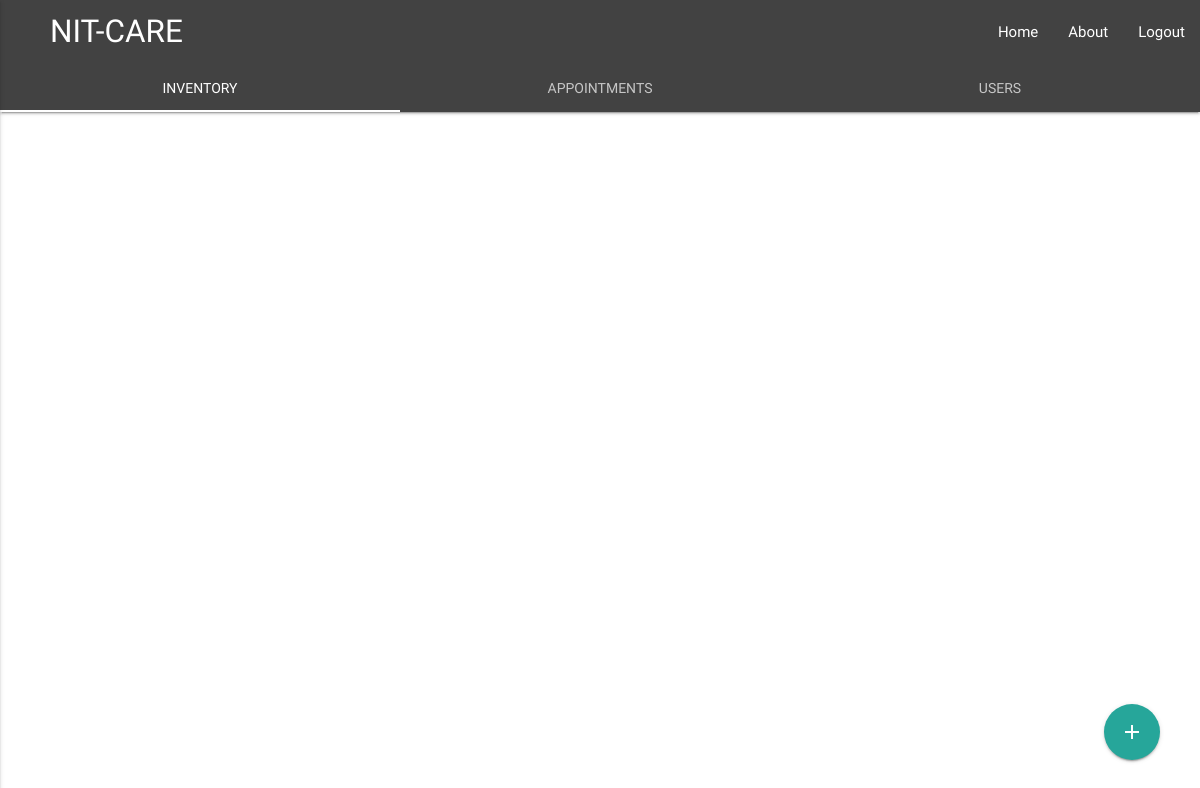
The app's page /appointment/show/, older data.
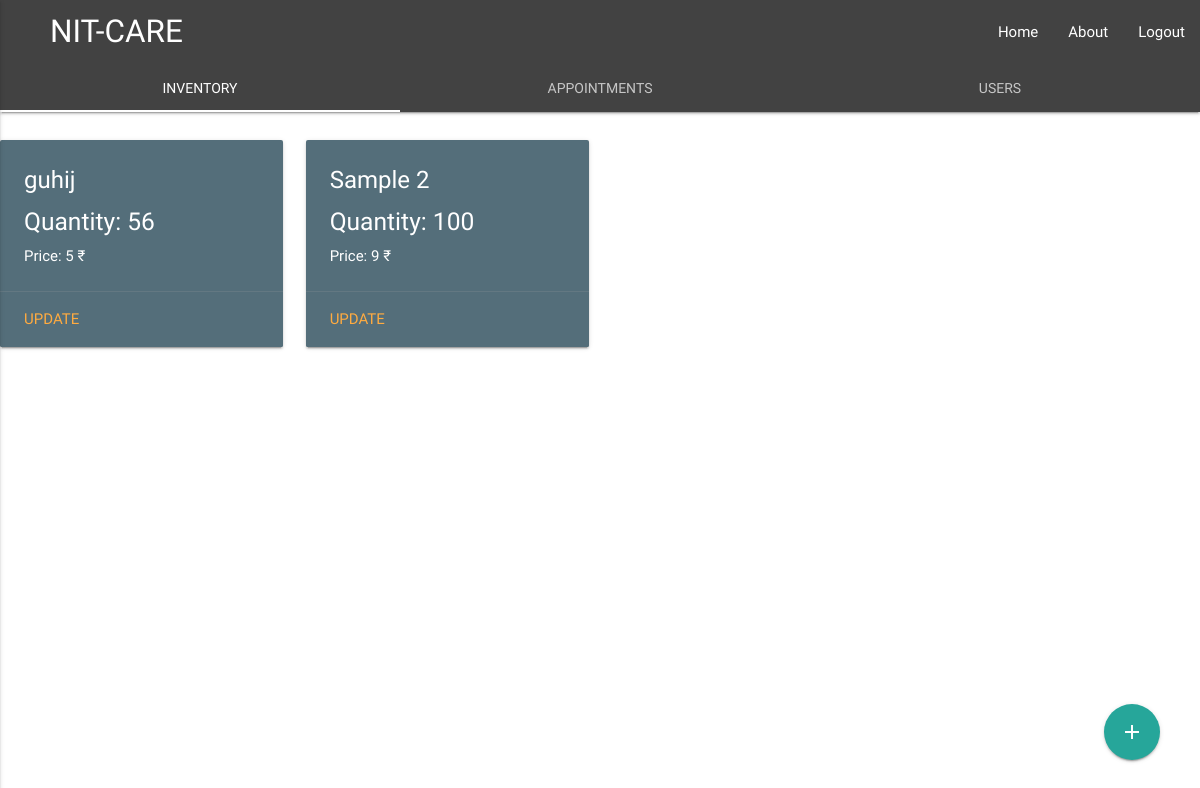
The same page, newer data.
### Inventory/models.py (models this page shows, shortened)
class Medicins(models.Model):
    id = models.AutoField(primary_key=True)
    name = models.CharField(max_length=50)
    price = models.IntegerField()
    quantity = models.IntegerField()

### Appointment/views.py (the view)
def show_appointment(request):
	appointment_obj = AppointmentDetail.objects.filter(treated=False)
	user_obj = UserDetail.objects.all()
	medicines = Medicins.objects.all()
	return render(request,'Medz.html',{'users' : user_obj , 'appointments' : appointment_obj, 'medicines': medicines})

### templates/Medz.html (shortened to what this page needs)
<!DOCTYPE html>
  <html>
    <head>
      <link type="text/css" rel="stylesheet" href="/static/css/materialize.min.css"  media="screen,projection"/>
    </head>
    <body style="font-family: 'Raleway', sans-serif;">
      <div class="row">
        <nav class="nav-extended grey darken-3">
          <div class="nav-wrapper"><a href="#" class="brand-logo" style="padding-left: 50px"><strong>NIT-CARE</strong></a> <a href="#" data-activates="mobile-demo" class="button-collapse"><em class="material-icons">menu</em></a>
            <ul class="right hide-on-med-and-down">
              <li><a href="#">Home</a></li>
              <li><a href="#">About</a></li>
              <li><a href="#">Logout</a></li>
            </ul>
          </div>
          <div class="nav-content">
              <ul class="tabs tabs-transparent">
                <li class="tab col m4"><a href="#Inv">Inventory</a></li>
                <li class="tab col m4"><a href="#Appointments">Appointments </a></li>
                <li class="tab col m4"><a href="#Users">Users</a></li>
              </ul>
          </div>
        </nav>
      </div>
      <div id="Inv" class="col s12 container">
        <a id="inventory_floating" class="waves-effect waves-light btn-large btn-floating" href="#inventory_add_modal" ><i class="material-icons">add</i></a>
        <div class="row">
          {% for medicine in medicines %}
            <div class="col s12 m3">
              <div class="card blue-grey darken-1">
                <div class="card-content white-text">
                  <span class="card-title">{{ medicine.name }}</span>
                  <h5>Quantity: {{ medicine.quantity }}</h5>
                  <p>Price: {{ medicine.price }} ₹ </p>
                </div>
                <div class="card-action">
                  <a class="modal-trigger" href="#" onclick="update_medicine({{ medicine.id }})">Update</a>
                </div>
              </div>
            </div>
          {% endfor %}
        </div>
      </div>
    </body>
</html>

Row changes from the older to the newer data that the page shows:
added Medicins: name "guhij", quantity "56", price "5"
added Medicins: name "Sample 2", quantity "100", price "9"
